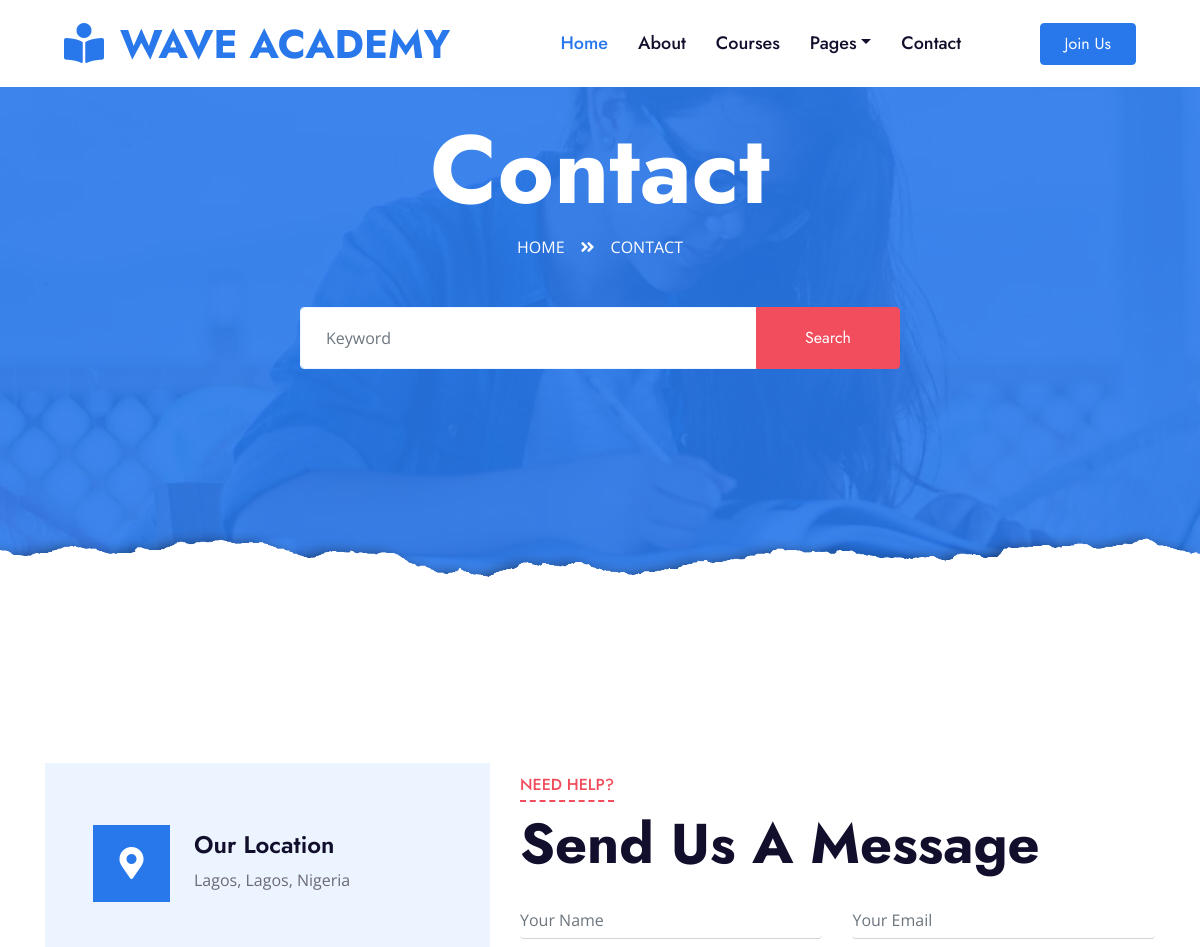
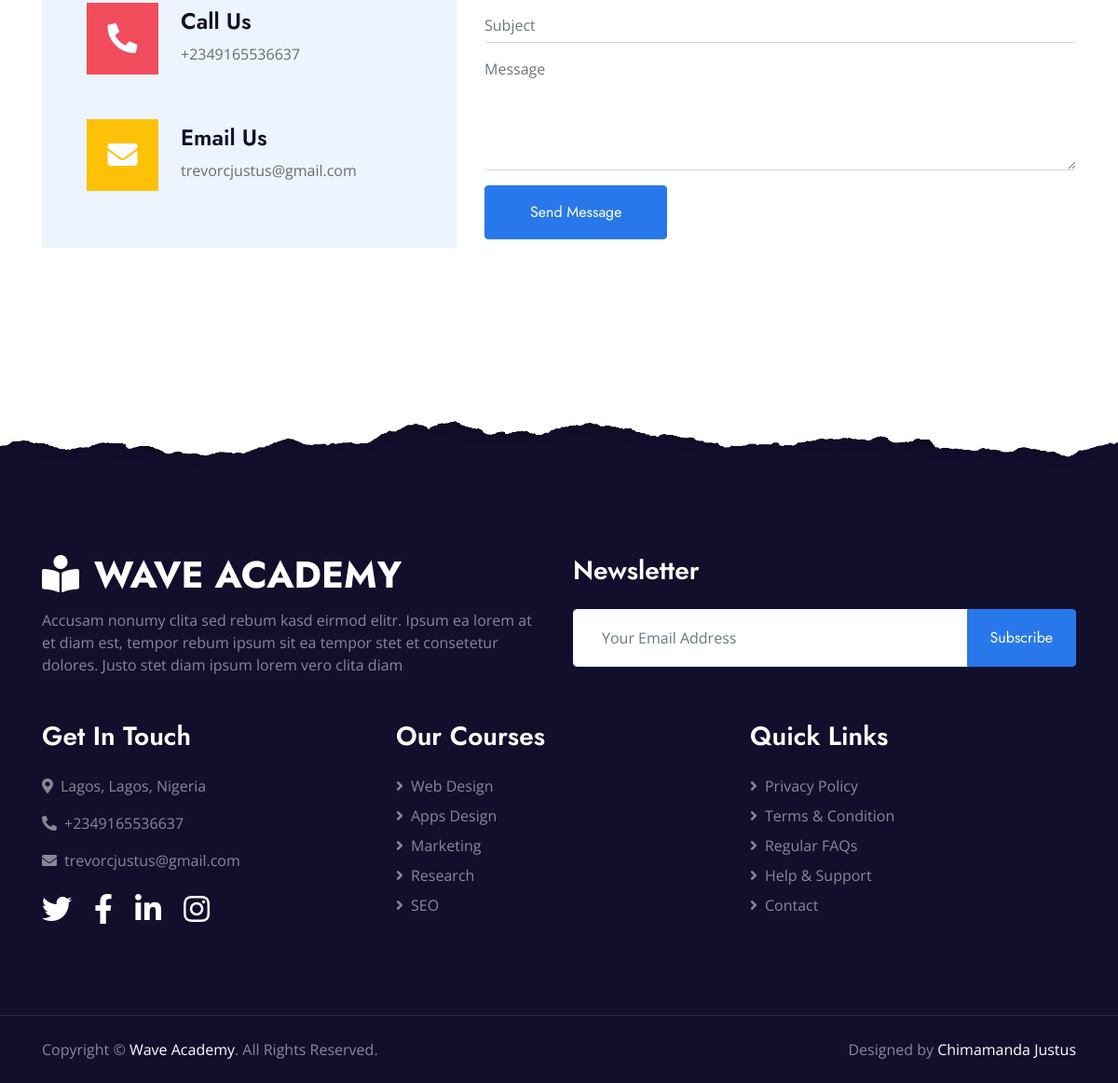
The app's page /contact with its own data (2 pictures, top to bottom).
### core/models.py (models this page shows, shortened)
class OurLocation(models.Model):
    location = models.TextField()
    phone = models.CharField(max_length=1000)
    email = models.CharField(max_length=1000)

### core/views.py (the view)
# urls.py: path('contact', views.contact, name='contact'),
def contact(request):
    if request.method == 'POST':
        form = ContactForm(request.POST)
        if form.is_valid():
            name = form.cleaned_data['name']
            email = form.cleaned_data['email']
            subject = form.cleaned_data['subject']
            message = form.cleaned_data['message']
            contact_message = ContactMessage(name=name, email=email, subject=subject, message=message)
            contact_message.save()
            messages.success(request, 'Your message has been sent successfully!')
            return redirect('index')
        else:
            messages.error(request, 'Please correct the error below.')
    else:
        form = ContactForm()
    location = OurLocation.objects.first()
    context = {
        'form': form,
        'location': location,
    }
    return render(request, 'contact.html', context)

### core/forms.py
class ContactForm(forms.Form):
  name = forms.CharField(max_length=200)
  email = forms.EmailField(max_length=1000)
  subject = forms.CharField(max_length=100)
  message = forms.CharField(widget=forms.Textarea)

### core/templates/contact.html (shortened to what this page needs)
{% extends 'base.html' %}
{% load static %}
{% block content %}
    <div class="jumbotron jumbotron-fluid page-header position-relative overlay-bottom" style="margin-bottom: 90px;">
        <div class="container text-center py-5">
            <h1 class="text-white display-1">Contact</h1>
            <div class="d-inline-flex text-white mb-5">
                <p class="m-0 text-uppercase"><a class="text-white" href="">Home</a></p>
                <i class="fa fa-angle-double-right pt-1 px-3"></i>
                <p class="m-0 text-uppercase">Contact</p>
            </div>
            <div class="mx-auto mb-5" style="width: 100%; max-width: 600px;">
                <div class="input-group">
                    <div class="mx-auto mb-5" style="width: 100%; max-width: 600px;">
                        <form method="get" action="{% url 'search' %}">
                            <div class="input-group">
                                <input type="text" name="query" class="form-control border-light" style="padding: 30px 25px;" placeholder="Keyword">
                                <div class="input-group-append">
                                    <button class="btn btn-secondary px-4 px-lg-5" type="submit">Search</button>
                                </div>
                            </div>
                        </form>
                    </div>
                </div>
            </div>
        </div>
    </div>
    <div class="container-fluid py-5">
        <div class="container py-5">
            <div class="row align-items-center">
                <div class="col-lg-5 mb-5 mb-lg-0">
                    <div class="bg-light d-flex flex-column justify-content-center px-5" style="height: 450px;">
                        <div class="d-flex align-items-center mb-5">
                            <div class="btn-icon bg-primary mr-4">
                                <i class="fa fa-2x fa-map-marker-alt text-white"></i>
                            </div>
                            <div class="mt-n1">
                                <h4>Our Location</h4>
                                <p class="m-0">{{ location.location}}</p>
                            </div>
                        </div>
                        <div class="d-flex align-items-center mb-5">
                            <div class="btn-icon bg-secondary mr-4">
                                <i class="fa fa-2x fa-phone-alt text-white"></i>
                            </div>
                            <div class="mt-n1">
                                <h4>Call Us</h4>
                                <p class="m-0">{{ location.phone}}</p>
                            </div>
                        </div>
                        <div class="d-flex align-items-center">
                            <div class="btn-icon bg-warning mr-4">
                                <i class="fa fa-2x fa-envelope text-white"></i>
                            </div>
                            <div class="mt-n1">
                                <h4>Email Us</h4>
                                <p class="m-0">{{ location.email }}</p>
                            </div>
                        </div>
                    </div>
                </div>
                <div class="col-lg-7">
                    <div class="section-title position-relative mb-4">
                        <h6 class="d-inline-block position-relative text-secondary text-uppercase pb-2">Need Help?</h6>
                        <h1 class="display-4">Send Us A Message</h1>
                    </div>
                    <div class="contact-form">
                        <form action="{% url 'contact' %}" method="post">
                            <div class="row">
                                <div class="col-6 form-group">
                                    <input type="text" name="name" class="form-control border-top-0 border-right-0 border-left-0 p-0" placeholder="Your Name" required="required">
                                </div>
                                <div class="col-6 form-group">
                                    <input type="email" name="email" class="form-control border-top-0 border-right-0 border-left-0 p-0" placeholder="Your Email" required="required">
                                </div>
                            </div>
                            <div class="form-group">
                                <input type="text" name="subject" class="form-control border-top-0 border-right-0 border-left-0 p-0" placeholder="Subject" required="required">
                            </div>
                            <div class="form-group">
                                <textarea name="message" class="form-control border-top-0 border-right-0 border-left-0 p-0" rows="5" placeholder="Message" required="required"></textarea>
                            </div>
                            <div>
                                <button class="btn btn-primary py-3 px-5" type="submit" name="send_message">Send Message</button>
                            </div>
                        </form>
                    </div>
                </div>
            </div>
        </div>
    </div>
{% endblock %}

### records on screen
OurLocation: location "Lagos, Lagos, Nigeria", phone "+2349165536637", email "trevorcjustus@gmail.com"
